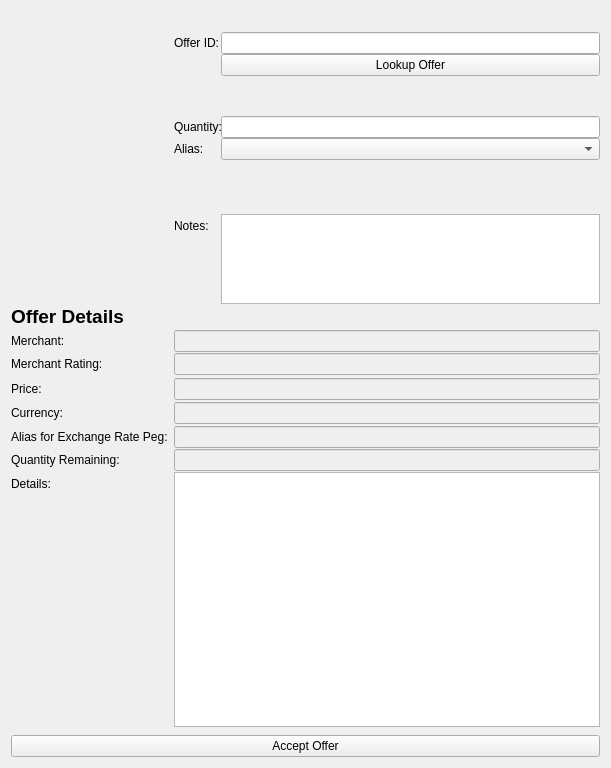
<?xml version="1.0" encoding="UTF-8"?>
<ui version="4.0">
 <class>AcceptandPayOfferListPage</class>
 <widget class="QDialog" name="AcceptandPayOfferListPage">
  <property name="windowModality">
   <enum>Qt::NonModal</enum>
  </property>
  <property name="geometry">
   <rect>
    <x>0</x>
    <y>0</y>
    <width>611</width>
    <height>768</height>
   </rect>
  </property>
  <property name="maximumSize">
   <size>
    <width>16777215</width>
    <height>768</height>
   </size>
  </property>
  <property name="windowTitle">
   <string>Pay Offer</string>
  </property>
  <property name="autoFillBackground">
   <bool>true</bool>
  </property>
  <layout class="QVBoxLayout" name="verticalLayout">
   <item>
    <widget class="QLabel" name="labelExplanation">
     <property name="font">
      <font>
       <pointsize>10</pointsize>
       <weight>75</weight>
       <bold>true</bold>
      </font>
     </property>
     <property name="text">
      <string/>
     </property>
    </widget>
   </item>
   <item>
    <layout class="QFormLayout" name="formLayout">
     <property name="fieldGrowthPolicy">
      <enum>QFormLayout::AllNonFixedFieldsGrow</enum>
     </property>
     <property name="verticalSpacing">
      <number>1</number>
     </property>
     <item row="0" column="0">
      <widget class="QPushButton" name="imageButton">
       <property name="sizePolicy">
        <sizepolicy hsizetype="Minimum" vsizetype="Fixed">
         <horstretch>0</horstretch>
         <verstretch>0</verstretch>
        </sizepolicy>
       </property>
       <property name="maximumSize">
        <size>
         <width>300</width>
         <height>300</height>
        </size>
       </property>
       <property name="baseSize">
        <size>
         <width>1</width>
         <height>0</height>
        </size>
       </property>
       <property name="autoFillBackground">
        <bool>false</bool>
       </property>
       <property name="text">
        <string/>
       </property>
       <property name="iconSize">
        <size>
         <width>300</width>
         <height>300</height>
        </size>
       </property>
       <property name="autoRepeat">
        <bool>false</bool>
       </property>
       <property name="autoDefault">
        <bool>true</bool>
       </property>
       <property name="default">
        <bool>false</bool>
       </property>
       <property name="flat">
        <bool>true</bool>
       </property>
      </widget>
     </item>
     <item row="0" column="1">
      <layout class="QFormLayout" name="formLayout_3">
       <property name="fieldGrowthPolicy">
        <enum>QFormLayout::AllNonFixedFieldsGrow</enum>
       </property>
       <item row="1" column="0">
        <widget class="QLabel" name="label">
         <property name="text">
          <string>Offer ID:</string>
         </property>
         <property name="buddy">
          <cstring>offeridEdit</cstring>
         </property>
        </widget>
       </item>
       <item row="1" column="1">
        <widget class="QLineEdit" name="offeridEdit">
         <property name="toolTip">
          <string>The value associated with this offer.</string>
         </property>
        </widget>
       </item>
       <item row="2" column="1">
        <widget class="QPushButton" name="lookupButton">
         <property name="toolTip">
          <string>Lookup the OfferID from the blockchain DB</string>
         </property>
         <property name="text">
          <string>Lookup Offer</string>
         </property>
        </widget>
       </item>
       <item row="3" column="1">
        <spacer name="verticalSpacer_2">
         <property name="orientation">
          <enum>Qt::Vertical</enum>
         </property>
         <property name="sizeHint" stdset="0">
          <size>
           <width>20</width>
           <height>40</height>
          </size>
         </property>
        </spacer>
       </item>
       <item row="4" column="0">
        <widget class="QLabel" name="label_2">
         <property name="text">
          <string>Quantity:</string>
         </property>
        </widget>
       </item>
       <item row="4" column="1">
        <widget class="QLineEdit" name="qtyEdit"/>
       </item>
       <item row="5" column="0">
        <widget class="QLabel" name="aliasLabel">
         <property name="text">
          <string>Alias:</string>
         </property>
        </widget>
       </item>
       <item row="5" column="1">
        <widget class="QComboBox" name="aliasEdit"/>
       </item>
       <item row="6" column="1">
        <widget class="QLabel" name="aliasDisclaimer">
         <property name="text">
          <string/>
         </property>
         <property name="wordWrap">
          <bool>true</bool>
         </property>
        </widget>
       </item>
       <item row="8" column="0">
        <widget class="QLabel" name="label_11">
         <property name="text">
          <string>Notes:</string>
         </property>
        </widget>
       </item>
       <item row="8" column="1">
        <widget class="QPlainTextEdit" name="notesEdit">
         <property name="maximumSize">
          <size>
           <width>16777215</width>
           <height>90</height>
          </size>
         </property>
        </widget>
       </item>
       <item row="7" column="1">
        <spacer name="verticalSpacer">
         <property name="orientation">
          <enum>Qt::Vertical</enum>
         </property>
         <property name="sizeHint" stdset="0">
          <size>
           <width>20</width>
           <height>40</height>
          </size>
         </property>
        </spacer>
       </item>
      </layout>
     </item>
     <item row="3" column="0">
      <widget class="QLabel" name="label_3">
       <property name="font">
        <font>
         <pointsize>14</pointsize>
         <weight>75</weight>
         <bold>true</bold>
        </font>
       </property>
       <property name="text">
        <string>Offer Details</string>
       </property>
      </widget>
     </item>
     <item row="4" column="1">
      <layout class="QVBoxLayout" name="verticalLayout_2"/>
     </item>
     <item row="5" column="0">
      <widget class="QLabel" name="label_8">
       <property name="text">
        <string>Merchant:</string>
       </property>
      </widget>
     </item>
     <item row="5" column="1">
      <widget class="QLineEdit" name="sellerEdit">
       <property name="enabled">
        <bool>false</bool>
       </property>
      </widget>
     </item>
     <item row="6" column="0">
      <widget class="QLabel" name="label_14">
       <property name="text">
        <string>Merchant Rating:</string>
       </property>
      </widget>
     </item>
     <item row="6" column="1">
      <widget class="QLineEdit" name="sellerRatingEdit">
       <property name="enabled">
        <bool>false</bool>
       </property>
      </widget>
     </item>
     <item row="8" column="1">
      <layout class="QVBoxLayout" name="verticalLayout_3"/>
     </item>
     <item row="10" column="1">
      <layout class="QVBoxLayout" name="verticalLayout_4"/>
     </item>
     <item row="11" column="0">
      <widget class="QLabel" name="label_5">
       <property name="text">
        <string>Price:</string>
       </property>
      </widget>
     </item>
     <item row="11" column="1">
      <widget class="QLineEdit" name="infoPrice">
       <property name="enabled">
        <bool>false</bool>
       </property>
      </widget>
     </item>
     <item row="12" column="1">
      <layout class="QVBoxLayout" name="verticalLayout_5"/>
     </item>
     <item row="13" column="0">
      <widget class="QLabel" name="label_12">
       <property name="text">
        <string>Currency:</string>
       </property>
      </widget>
     </item>
     <item row="13" column="1">
      <widget class="QLineEdit" name="infoCurrency">
       <property name="enabled">
        <bool>false</bool>
       </property>
      </widget>
     </item>
     <item row="14" column="1">
      <layout class="QVBoxLayout" name="verticalLayout_6"/>
     </item>
     <item row="15" column="0">
      <widget class="QLabel" name="label_10">
       <property name="text">
        <string>Alias for Exchange Rate Peg:</string>
       </property>
      </widget>
     </item>
     <item row="15" column="1">
      <widget class="QLineEdit" name="aliasPegEdit">
       <property name="enabled">
        <bool>false</bool>
       </property>
      </widget>
     </item>
     <item row="16" column="0">
      <widget class="QLabel" name="label_7">
       <property name="text">
        <string>Quantity Remaining:</string>
       </property>
      </widget>
     </item>
     <item row="16" column="1">
      <widget class="QLineEdit" name="infoQty">
       <property name="enabled">
        <bool>false</bool>
       </property>
      </widget>
     </item>
     <item row="18" column="0">
      <widget class="QLabel" name="label_9">
       <property name="text">
        <string>Details:</string>
       </property>
      </widget>
     </item>
     <item row="18" column="1">
      <widget class="QPlainTextEdit" name="infoDetails">
       <property name="enabled">
        <bool>true</bool>
       </property>
       <property name="maximumSize">
        <size>
         <width>16777215</width>
         <height>700</height>
        </size>
       </property>
      </widget>
     </item>
     <item row="19" column="1">
      <layout class="QVBoxLayout" name="verticalLayout_8"/>
     </item>
     <item row="20" column="1">
      <layout class="QVBoxLayout" name="verticalLayout_9"/>
     </item>
    </layout>
   </item>
   <item>
    <widget class="QPushButton" name="acceptButton">
     <property name="toolTip">
      <string>Purchase this offer</string>
     </property>
     <property name="text">
      <string>Accept Offer</string>
     </property>
    </widget>
   </item>
  </layout>
 </widget>
 <resources>
  <include location="../syscoin.qrc"/>
 </resources>
 <connections/>
</ui>
